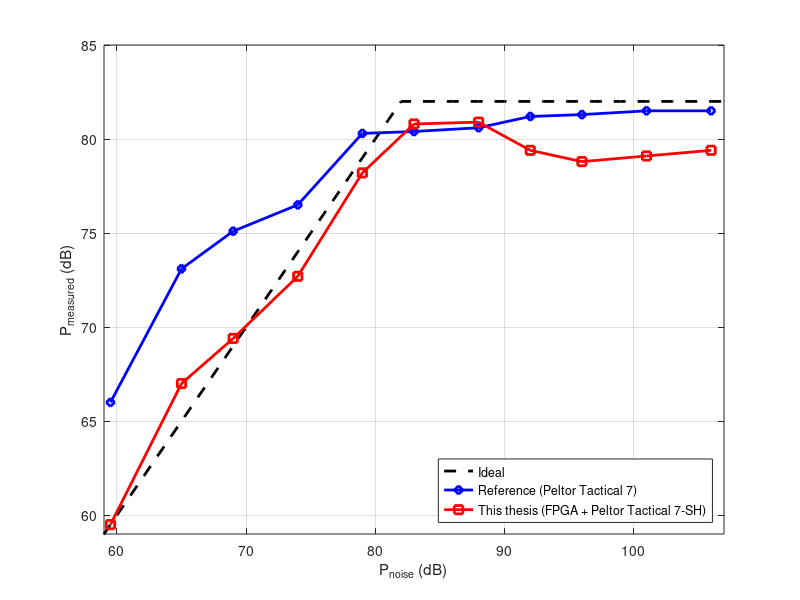
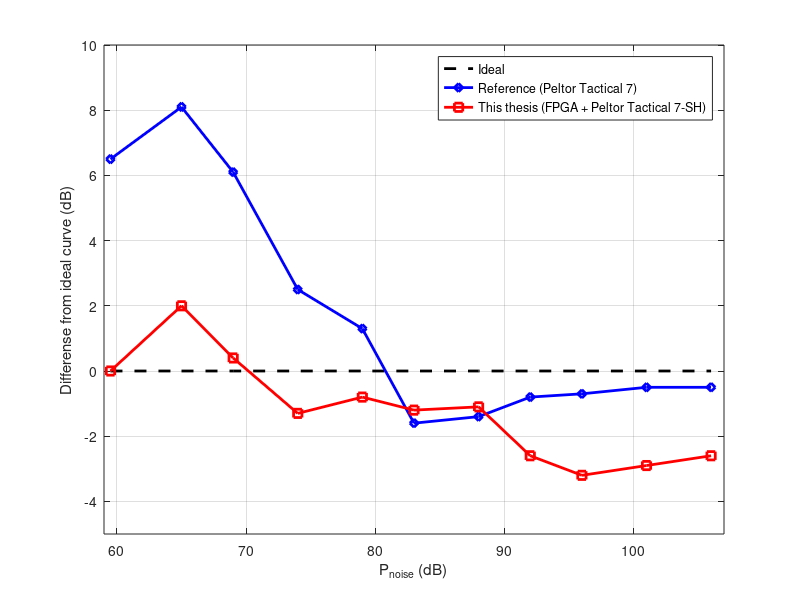

MATLAB code for these plots, in order:
clear all;
clf;

P_ideal =   [55:82 ones(1,28).*82];
P_ref =    [59.5 65   69   74   79   83   88   92   96   101  106];
P_peltor = [66   73.1 75.1 76.5 80.3 80.4 80.6 81.2 81.3 81.5 81.5];
P_fpga =   [59.5 67   69.4 72.7 78.2 80.8 80.9 79.4 78.8 79.1 79.4];
P_ideal_cmp = [P_ref(1:5), ones(1,6).*82];

figure(1)
plot(55:110, P_ideal, 'black--', 'Linewidth', 2)
hold on;
grid on
plot(P_ref, P_peltor, 'bd-', 'Linewidth', 2)
plot(P_ref, P_fpga, 'rs-', 'Linewidth', 2)
axis([59 107 59 85])
xlabel('P_{noise} (dB)')
ylabel('P_{measured} (dB)')
legend('Ideal', 'Reference (Peltor Tactical 7)', 'This thesis (FPGA + Peltor Tactical 7-SH)', 'Location', 'southeast')

figure(2)
plot(P_ref, zeros(size(P_ref)), 'black--', 'Linewidth', 2)
hold on;
grid on;
plot(P_ref, (P_peltor-P_ideal_cmp), 'b-d', 'Linewidth', 2)
plot(P_ref, (P_fpga-P_ideal_cmp), 'r-s', 'Linewidth', 2)
axis([59 107 -5 10])
xlabel('P_{noise} (dB)')
ylabel('Differense from ideal curve (dB)')
legend('Ideal', 'Reference (Peltor Tactical 7)', 'This thesis (FPGA + Peltor Tactical 7-SH)', 'Location', 'northeast')
